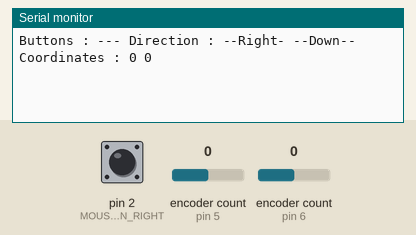
Simulated run of this sketch. Board: Arduino Uno, built with avr-gcc and run on an emulated ATmega328P. On the bench: the last lines printed to the serial monitor. The inputs (shaded band) are chosen by the test bench; at power-on: encoder count (sensors on pin 5, pin 6) 0, pin 2 (MOUSE_PIN_BUTTON_RIGHT) HIGH.

Above: at 1.2 s.
1.3 s: encoder count (sensor on pin 5) set to 1
At 2.3 s:
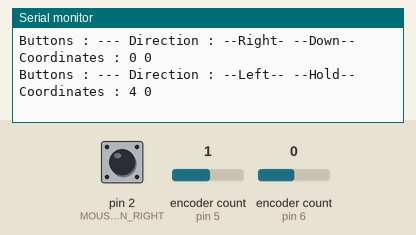
2.8 s: encoder count (sensor on pin 6) set to 1
At 3.4 s:
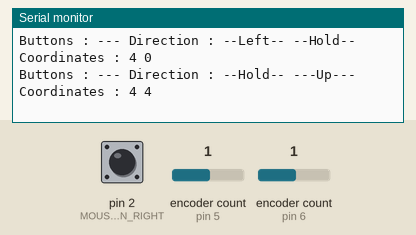
4.3 s: pin 2 (MOUSE_PIN_BUTTON_RIGHT) pulled LOW for 0.15 s
At 5.3 s:
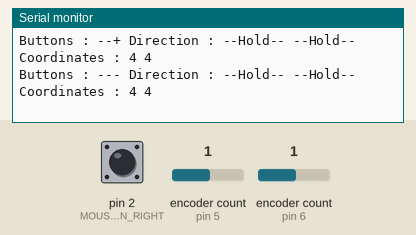
5.9 s: encoder count (sensor on pin 5) set to 0
At 7.0 s:
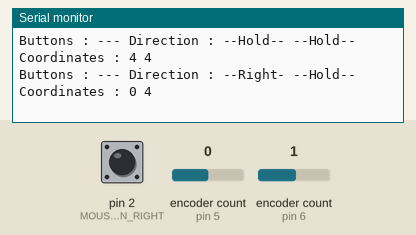
7.4 s: encoder count (sensor on pin 6) set to 0
At 8.1 s:
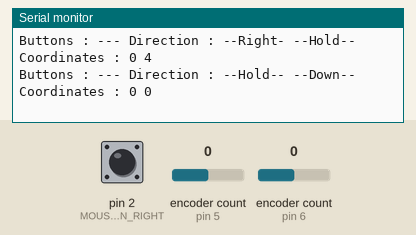
8.9 s: pin 2 (MOUSE_PIN_BUTTON_RIGHT) pulled LOW for 1 s
At 11.2 s:
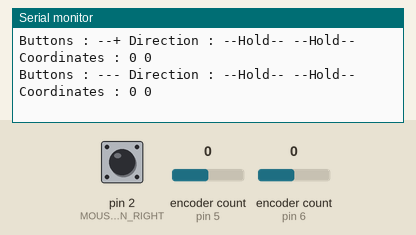

The sketch:

bus_mouse_sketch.ino
```cpp
#include <limits.h>
// Add encoder library
#include <Encoder.h>

// Bus mouse to arduino pins
#define MOUSE_PIN_BUTTON_LEFT 0
#define MOUSE_PIN_BUTTON_RIGHT 2
#define MOUSE_PIN_BUTTON_MIDDLE 1
#define MOUSE_PIN_X1_ENCODER 5
#define MOUSE_PIN_X2_ENCODER 4
#define MOUSE_PIN_Y1_ENCODER 6
#define MOUSE_PIN_Y2_ENCODER 7

struct busMouse
{
  byte buttons[3];
  long xAxys;
  long yAxys;
};

typedef struct busMouse BusMouseState;

BusMouseState mouseState = {{CHAR_MAX, CHAR_MAX, CHAR_MAX}, LONG_MAX, LONG_MAX};

Encoder xEncoder(MOUSE_PIN_X1_ENCODER, MOUSE_PIN_X2_ENCODER);
Encoder yEncoder(MOUSE_PIN_Y1_ENCODER, MOUSE_PIN_Y2_ENCODER);

void setup() {
  pinMode(MOUSE_PIN_BUTTON_LEFT, INPUT_PULLUP);
  pinMode(MOUSE_PIN_BUTTON_RIGHT, INPUT_PULLUP);
  pinMode(MOUSE_PIN_BUTTON_MIDDLE, INPUT_PULLUP);
  Serial.begin(115200);
}

void loop() {

  BusMouseState current_state;
  current_state.buttons[0] = digitalRead(MOUSE_PIN_BUTTON_LEFT);
  current_state.buttons[1] = digitalRead(MOUSE_PIN_BUTTON_MIDDLE);
  current_state.buttons[2] = digitalRead(MOUSE_PIN_BUTTON_RIGHT);
  current_state.xAxys = xEncoder.read();
  current_state.yAxys = yEncoder.read();

  if (isStateInitial(current_state)) {
    mouseState = current_state;
    printMouseStatus(current_state, mouseState);
  }

  if (!isStateEquals(mouseState, current_state)) {
    printMouseStatus(current_state, mouseState);
  }

  mouseState = current_state;
}

void printMouseStatus(BusMouseState current, BusMouseState saved) {
  Serial.print("Buttons : ");
  printPinStatus(current.buttons[0]);
  printPinStatus(current.buttons[1]);
  printPinStatus(current.buttons[2]);

  Serial.print(" Direction : ");
  printXaxysStatus(saved.xAxys - current.xAxys);
  Serial.print(" ");
  printYaxysStatus(saved.yAxys - current.yAxys);

  Serial.print(" Coordinates : ");
  Serial.print(current.xAxys);
  Serial.print(" ");
  Serial.print(current.yAxys);
  Serial.println("");
}

boolean isStateEquals(BusMouseState left, BusMouseState right) {
  if (left.buttons[0] != right.buttons[0]) {
    return false;
  } else if (left.buttons[1] != right.buttons[1]) {
    return false;
  } else if (left.buttons[2] != right.buttons[2]) {
    return false;
  } else if (left.xAxys != right.xAxys) {
    return false;
  } else if (left.yAxys != right.yAxys) {
    return false;
  }
  return true;
}

boolean isStateInitial(BusMouseState value) {
  if (value.buttons[0] != CHAR_MAX) {
    return false;
  } else if (value.buttons[1] != CHAR_MAX) {
    return false;
  } else if (value.buttons[2] != CHAR_MAX) {
    return false;
  } else if (value.xAxys != LONG_MAX) {
    return false;
  } else if (value.yAxys != LONG_MAX) {
    return false;
  }
  return true;
}

void printPinStatus(byte value) {
  if (value == HIGH) {
    Serial.print ("-");
  } else {
    Serial.print ("+");
  }
}

void printXaxysStatus(long value) {
  if (value < 0) {
    Serial.print ("--Left--");
  } else if (value > 0 ) {
    Serial.print ("--Right-");
  } else {
    Serial.print ("--Hold--");
  }
}

void printYaxysStatus(long value) {
  if (value < 0) {
    Serial.print ("---Up---");
  } else if (value > 0 ) {
    Serial.print ("--Down--");
  } else {
    Serial.print ("--Hold--");
  }
}
```

Measured:
- after the input at 1.3 s, the serial monitor: prints a new line at once (image 1)
- after the input at 2.8 s, the serial monitor: prints a new line at once (image 2)
- after the input at 4.3 s, the serial monitor: prints a new line at once (image 3)
- after the input at 5.9 s, the serial monitor: prints a new line at once (image 4)
- after the input at 7.4 s, the serial monitor: prints a new line at once (image 5)
- after the input at 8.9 s, the serial monitor: prints a new line at once (image 6)
